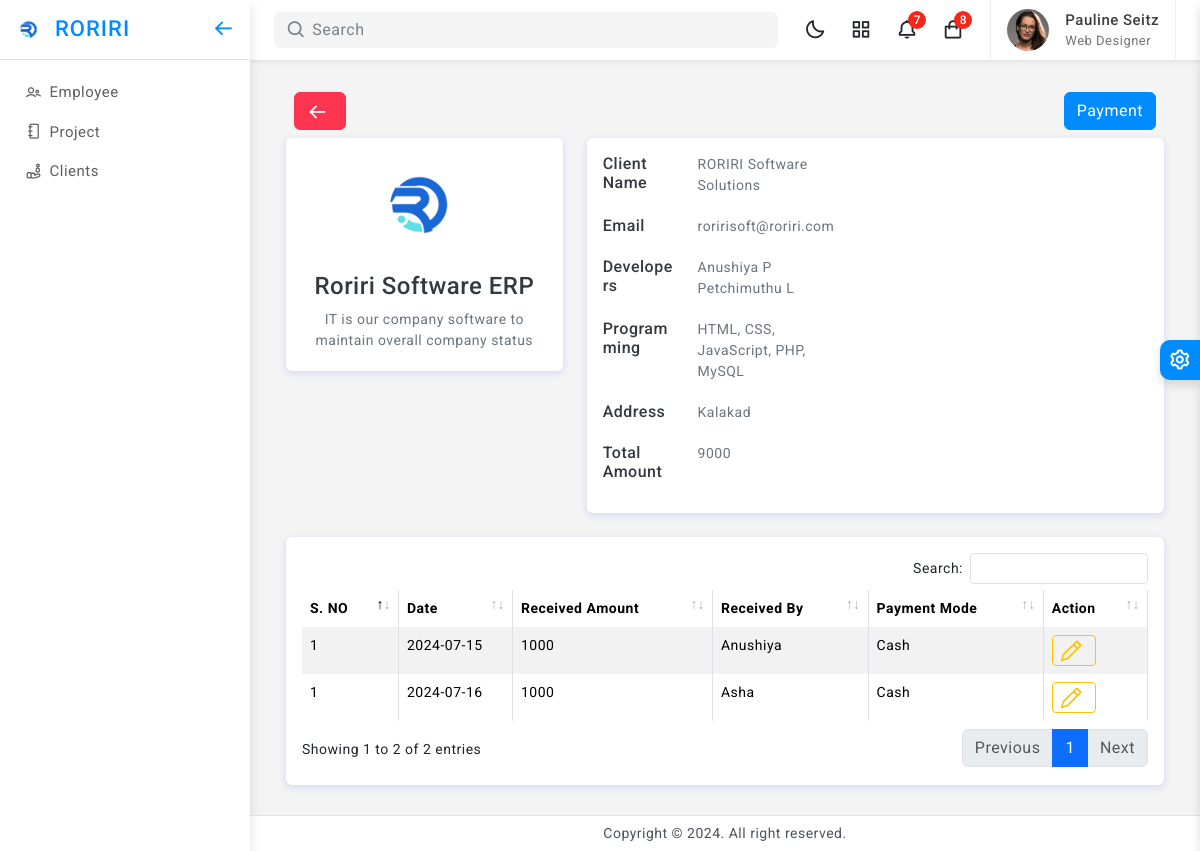
/projectDetails.php?id=1, run on the app's committed database.
### tables this page shows
CREATE TABLE `project_tbl` (
  `project_id` int(11) NOT NULL,
  `project_name` varchar(50) NOT NULL,
  `programming` varchar(200) NOT NULL,
  `developers` varchar(200) NOT NULL,
  `client` int(11) NOT NULL,
  `start_date` date NOT NULL,
  `end_date` datetime NOT NULL DEFAULT current_timestamp(),
  `duration` int(11) NOT NULL,
  `total_pay` int(11) NOT NULL,
  `description` varchar(200) NOT NULL,
  `pay_status` enum('Pending','Completed') NOT NULL DEFAULT 'Pending',
  `project_status` enum('Old','New','In Progress') NOT NULL,
  `status` enum('Active','Inactive') NOT NULL DEFAULT 'Active'
);

CREATE TABLE `client_tbl` (
  `client_id` int(11) NOT NULL,
  `entity_id` int(11) NOT NULL,
  `client_name` varchar(50) NOT NULL,
  `client_company` varchar(100) NOT NULL,
  `client_location` varchar(100) NOT NULL,
  `client_email` varchar(50) NOT NULL,
  `client_phone` varchar(11) NOT NULL,
  `client_gst` varchar(30) NOT NULL,
  `client_status` enum('Active','Inactive') NOT NULL DEFAULT 'Active',
  `client_created_date` datetime NOT NULL DEFAULT current_timestamp(),
  `client_updated_date` timestamp NOT NULL DEFAULT current_timestamp() ON UPDATE current_timestamp()
);

CREATE TABLE `employee_tbl` (
  `emp_id` int(11) NOT NULL,
  `employee_id` int(11) NOT NULL,
  `entity_id` int(11) NOT NULL,
  `emp_first_name` varchar(50) NOT NULL,
  `emp_last_name` varchar(50) NOT NULL,
  `emp_gender` enum('Male','Female') NOT NULL,
  `emp_role` int(11) NOT NULL,
  `emp_user_id` int(11) NOT NULL,
  `emp_img` varchar(50) NOT NULL,
  `emp_qr` varchar(50) NOT NULL,
  `emp_aadhar` varchar(50) NOT NULL,
  `emp_pan` varchar(50) NOT NULL,
  `emp_bank` varchar(50) NOT NULL,
  `created_date` datetime NOT NULL DEFAULT current_timestamp(),
  `updated_date` timestamp NOT NULL DEFAULT current_timestamp() ON UPDATE current_timestamp(),
  `emp_status` enum('Active','Inactive') NOT NULL DEFAULT 'Active',
  `emp_married_status` enum('Married','Unmarried') NOT NULL DEFAULT 'Unmarried'
);

CREATE TABLE `project_amount` (
  `pro_amt_id` int(11) NOT NULL,
  `project_id` int(11) NOT NULL,
  `amnt_received` int(11) NOT NULL,
  `pay_date` date NOT NULL,
  `pay_mode` enum('Cash','Net Banking','Online Payment','Cheque') NOT NULL,
  `received_by` varchar(50) NOT NULL,
  `pay_status` enum('Paid','Unpaid','Partially') NOT NULL,
  `created_at` datetime NOT NULL DEFAULT current_timestamp(),
  `updated_at` timestamp NOT NULL DEFAULT current_timestamp()
);

### projectDetails.php (the view, shortened to what this page needs)
<?php
    include("db/dbConnection.php");
    if(isset($_GET['id']) && $_GET['id'] != '') {
        $proId = $_GET['id'];
        $selQuery = "SELECT project_tbl.*,
        client_tbl.*
        FROM project_tbl
        LEFT JOIN client_tbl on client_tbl.client_id=project_tbl.client
        WHERE project_tbl.project_id='$proId'";
        $result1 = $conn->query($selQuery);
        if($result1) {
            $row = mysqli_fetch_array($result1 , MYSQLI_ASSOC);
			$project_name=$row['project_name'];
            $client_name = $row['client_name'];
            $programming = $row['programming'];
            $developers=$row['developers'];
            $description=$row['description'];
            $email=$row['client_email'];
            $address=$row['client_location'];
            $charge=$row['total_pay'];
            $programmingArray = json_decode($programming);
            $developerArray=json_decode($developers);
            if (is_array($programmingArray)) {
                $pro= implode(', ', $programmingArray);
            } else {
                $pro= $programming;
            }
            if (is_array($developerArray)) {
                $dev= implode(', ', $developerArray);
            } else {
                $dev= $developerArray;
            }
            $empQuery = "SELECT * FROM employee_tbl WHERE emp_id IN ($dev)";
            $empResult = $conn->query($empQuery);
        } else {
            echo "Error executing query: " . $conn->error;
        }
    } else {
        header("Location: project.php");
        exit();
    }
?>
<!doctype html>
<html lang="en">
<?php include("head.php");?>
<body>
	<div class="wrapper">
			<?php include("left.php");?>
			<?php include("top.php");?>
		<div class="page-wrapper">
			<div class="page-content">
				<div class="container">
					<div class="main-body">
                        <div class="modal-footer d-flex justify-content-between p-2">
                            <button type="button" class="btn btn-danger me-auto" onclick="javascript:location.href='project.php'"><i class='bx bx-arrow-back'></i></button>
                            <button type="button" id="addPaymentBtn" onclick="goShow(<?php echo $proId; ?>);" class="btn btn-primary" data-bs-toggle="modal" data-bs-target="#addPaymentModal">Payment</button>
                        </div>
						<div class="row">
							<div class="col-lg-4">
								<div class="card">
									<div class="card-body">
										<div class="d-flex flex-column align-items-center text-center">
											<img src="img\Logo Roriri.png" alt="<?php echo $project_name; ?>" class="rounded-circle p-1" width="110">
											<div class="mt-3">
												<h4><?php echo $project_name; ?></h4>
												<p class="text-secondary mb-1"><?php echo $description;?></p>
											</div>
										</div>
									</div>
								</div>
							</div>
							<div class="col-lg-8">
								<div class="card">
									<div class="card-body">
										<div class="row mb-3">
											<div class="col-sm-2">
												<h6 class="mb-0">Client Name</h6>
											</div>
											<div class="col-sm-4 text-secondary">
											<p class="text-secondary mb-1"><?php echo $client_name;?></p>
											</div>
										</div>
										<div class="row mb-3">
											<div class="col-sm-2">
												<h6 class="mb-0">Email</h6>
											</div>
											<div class="col-sm-4 text-secondary">
											<p class="text-secondary mb-1"><?php echo $email;?></p>
											</div>
										</div>
										<div class="row mb-3">
											<div class="col-sm-2">
												<h6 class="mb-0">Developers</h6>
											</div>
											<div class="col-sm-4 text-secondary">
											<p class="text-secondary mb-1"><?php if ($empResult) {
                                                    while ($row = $empResult->fetch_assoc()) {
                                                        $fname = $row['emp_first_name'];
                                                        $lname=$row['emp_last_name'];
                                                        $empName=$fname.' '.$lname;
                                                        echo " $empName <br>";
                                                    }
                                                } else {
                                                    echo "Query error: " . $conn->error;
                                                }?></p>
											</div>
										</div>
										<div class="row mb-3">
											<div class="col-sm-2">
												<h6 class="mb-0">Programming</h6>
											</div>
											<div class="col-sm-3 text-secondary">
											<p class="text-secondary mb-1"><?php echo $pro;?></p>
											</div>
										</div>
										<div class="row mb-3">
											<div class="col-sm-2">
												<h6 class="mb-0">Address</h6>
											</div>
											<div class="col-sm-3 text-secondary">
											<p class="text-secondary mb-1"><?php echo $address;?></p>
											</div>
										</div>
										<div class="row mb-3">
											<div class="col-sm-2">
												<h6 class="mb-0">Total Amount</h6>
											</div>
											<div class="col-sm-3 text-secondary">
											<p class="text-secondary mb-1"><?php echo $charge;?></p>
											</div>
										</div>
									</div>
								</div>
							</div>
						</div>
					</div>
				</div>
                <div class="container">
                    <div class="main-body">
                        <div class="row">
                            <div class="col-12">
                                <div class="card">
                                    <div class="card-body">
                                    <div class="table-responsive">
							<table id="example2" class="table table-striped table-bordered">
								<thead>
									<tr>
										<th>S. NO</th>
										<th>Date</th>
										<th>Received Amount</th>
										<th>Received By</th>
										<th>Payment Mode</th>
										<th>Action</th>
									</tr>
								</thead>
								<tbody>
									<?php $selPay="SELECT project_tbl.*, project_amount.*
													FROM project_amount
													LEFT JOIN project_tbl ON project_tbl.project_id=project_amount.project_id";
										$resPay = mysqli_query($conn , $selPay);
										$i=1;
										while($rowPay=mysqli_fetch_array($resPay , MYSQLI_ASSOC)){
											$pID=$rowPay['pro_amt_id'];
											$amtReceived=$rowPay['amnt_received'];
											$date=$rowPay['pay_date'];
											$pay_mode=$rowPay['pay_mode'];
											$received=$rowPay['received_by'];
									 ?>
									<tr>
										<td><?php echo $i; ?></td>
										<td><?php echo $date; ?></td>
										<td><?php echo $amtReceived; ?></td>
										<td><?php echo $received; ?></td>
										<td><?php echo $pay_mode; ?></td>
										<td><button type="button" class="btn btn-sm btn-outline-warning" onclick="goEditPayment(<?php echo $pID; ?>);" data-bs-toggle="modal" data-bs-target="#editPaymentModal"><i class="lni lni-pencil"></i></button></td>
									</tr>
									<?php } ?>
								</tbody>
							</table>
						</div>
                                    </div>
                                </div>
                            </div>
                        </div>
                    </div>
                </div>
			</div>
		</div>
		 <?php include("footer.php"); ?>
	</div>
	<?php include("theme.php");?>
</body>
</html>

### assets/css/app.css (style rules this page uses)
body { font-size: 14px; color: #4c5258; letter-spacing: .5px; background: #f4f4f4; overflow-x: hidden; font-family: Roboto, sans-serif }
.wrapper { width: 100%; position: relative }
.page-wrapper { height: 100%; margin-top: 60px; margin-bottom: 30px; margin-left: 250px }
.page-content { padding: 1.5rem 1.5rem 0.7rem 1.5rem }
.btn i { vertical-align: middle; font-size: 1.3rem; margin-top: -1em; margin-bottom: -1em; margin-right: 5px }

### data on the page
project_tbl: project_name "Roriri Software ERP", description "IT is our company software to maintain overall company status", client_tbl.client_name "RORIRI Software Solutions", client_tbl.client_email "roririsoft@roriri.com", programming "HTML, CSS, JavaScript, PHP, MySQL", client_tbl.client_location "Kalakad", total_pay "9000"
employee_tbl: empName "Anushiya P"
employee_tbl: empName "Petchimuthu L"
project_amount: pay_date "2024-07-15", amnt_received "1000", received_by "Anushiya", pay_mode "Cash"
project_amount: pay_date "2024-07-16", amnt_received "1000", received_by "Asha", pay_mode "Cash"
